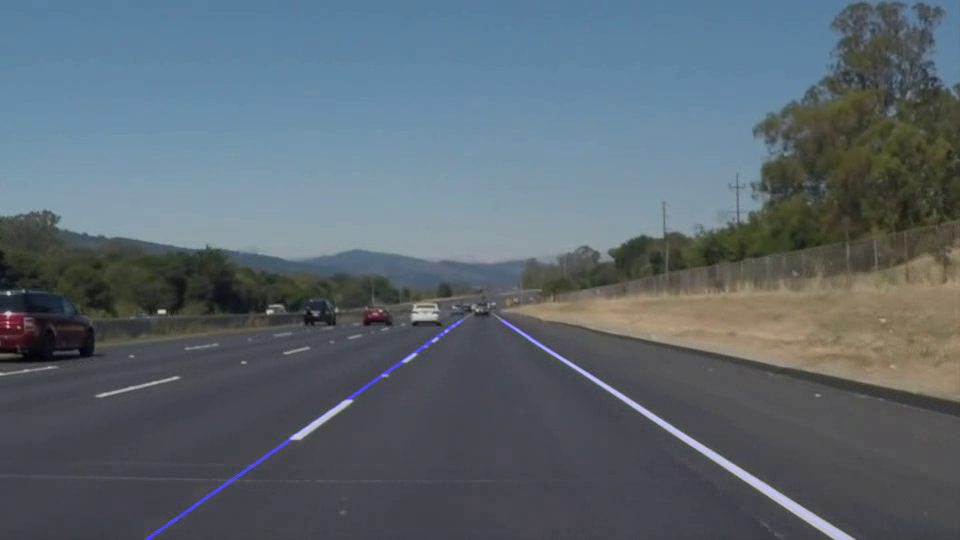
#> input picture frame 21 of test_videos_output/solidWhiteRight.mp4, 960 x 540 px
$ jupyter execute --allow-errors P1.ipynb   (shell and % lines are left out)
#> lines starting #> are read from the running program, lines starting #| are printed output that depends on the picture; after the words box and inside, x2 and y2 are one past the last pixel; in counts of white or black regions, pixels touching at a corner belong together
[cell 1]
import math

def grayscale(img):
    """Applies the Grayscale transform
    This will return an image with only one color channel
    but NOTE: to see the returned image as grayscale
    (assuming your grayscaled image is called 'gray')
    you should call plt.imshow(gray, cmap='gray')"""
    return cv2.cvtColor(img, cv2.COLOR_RGB2GRAY)
    # Or use BGR2GRAY if you read an image with cv2.imread()
    # return cv2.cvtColor(img, cv2.COLOR_BGR2GRAY)

def canny(img, low_threshold, high_threshold):
    """Applies the Canny transform"""
    return cv2.Canny(img, low_threshold, high_threshold)

def gaussian_blur(img, kernel_size):
    """Applies a Gaussian Noise kernel"""
    return cv2.GaussianBlur(img, (kernel_size, kernel_size), 0)

def region_of_interest(img, vertices):
    """
    Applies an image mask.

    Only keeps the region of the image defined by the polygon
    formed from `vertices`. The rest of the image is set to black.
    """
    #defining a blank mask to start with
    mask = np.zeros_like(img)

    #defining a 3 channel or 1 channel color to fill the mask with depending on the input image
    if len(img.shape) > 2:
        channel_count = img.shape[2]  # i.e. 3 or 4 depending on your image
        ignore_mask_color = (255,) * channel_count
    else:
        ignore_mask_color = 255

    #filling pixels inside the polygon defined by "vertices" with the fill color
    cv2.fillPoly(mask, vertices, ignore_mask_color)

    #returning the image only where mask pixels are nonzero
    masked_image = cv2.bitwise_and(img, mask)
    return masked_image


# [20 lines left out: function draw_linesOriginal, not called in this run]

def draw_lines(img, lines, color=[255, 0, 0], thickness=2):
    """
    NOTE: this is the function you might want to use as a starting point once you want to
    average/extrapolate the line segments you detect to map out the full
    extent of the lane (going from the result shown in raw-lines-example.mp4
    to that shown in P1_example.mp4).

    Think about things like separating line segments by their
    slope ((y2-y1)/(x2-x1)) to decide which segments are part of the left
    line vs. the right line.  Then, you can average the position of each of
    the lines and extrapolate to the top and bottom of the lane.

    This function draws `lines` with `color` and `thickness`.
    Lines are drawn on the image inplace (mutates the image).
    If you want to make the lines semi-transparent, think about combining
    this function with the weighted_img() function below
    """
    min_y = 320
    global Prev_Frame_Lines
    global Prev_right
    global Prev_left

    for line in lines:
        for x1,y1,x2,y2 in line:
            LeftLine, RightLine = getLeftRightLineParams(lines)
            Prev_right = RightLine
            Prev_left = LeftLine

    left_line_slope, left_line_intercept,\
    right_line_slope,right_line_intercept = \
    averageofParams(LeftLine, RightLine)

    if not Prev_Frame_Lines:
        pass
    else:
        left_line_slope, left_line_intercept,\
        right_line_slope,right_line_intercept= \
        jitterReduction(left_line_slope, left_line_intercept,right_line_slope,right_line_intercept)

    Prev_Frame_Lines= tuple(((left_line_slope, left_line_intercept), (right_line_slope, right_line_intercept)))


    img_shape = img.shape
    left_y1 = img_shape[0]
    left_x1 = int((left_y1 - left_line_intercept) / left_line_slope)

    left_y2 = min_y
    left_x2 = int((left_y2 - left_line_intercept) / left_line_slope)

    right_y1 = img_shape[0]
    right_x1 = int((right_y1 - right_line_intercept) / right_line_slope)

    right_y2 = min_y
    right_x2 = int((right_y2 - right_line_intercept) / right_line_slope)

    cv2.line(img, (left_x1, left_y1), (left_x2, left_y2), color, thickness)
    cv2.line(img, (right_x1, right_y1), (right_x2, right_y2), color, thickness)


def hough_lines(img, rho, theta, threshold, min_line_len, max_line_gap):
    """
    `img` should be the output of a Canny transform.

    Returns an image with hough lines drawn.
    """
    lines = cv2.HoughLinesP(img, rho, theta, threshold, np.array([]), minLineLength=min_line_len, maxLineGap=max_line_gap)
    line_img = np.zeros((img.shape[0], img.shape[1], 3), dtype=np.uint8)
    draw_lines(line_img, lines)
    return line_img

# Python 3 has support for cool math symbols.

def weighted_img(img, initial_img, α=0.8, β=1., λ=0.):
    """
    `img` is the output of the hough_lines(), An image with lines drawn on it.
    Should be a blank image (all black) with lines drawn on it.

    `initial_img` should be the image before any processing.

    The result image is computed as follows:

    initial_img * α + img * β + λ
    NOTE: initial_img and img must be the same shape!
    """
    return cv2.addWeighted(initial_img, α, img, β, λ)

# Self-Driving Car Engineer Nanodegree

## Project: **Finding Lane Lines on the Road**
***
In this project, you will use the tools you learned about in the lesson to identify lane lines on the road.  You can develop your pipeline on a series of individual images, and later apply the result to a video stream (really just a series of images). Check out the video clip "raw-lines-example.mp4" (also contained in this repository) to see what the output should look like after using the helper functions below.

Once you have a result that looks roughly like "raw-lines-example.mp4", you'll need to get creative and try to average and/or extrapolate the line segments you've detected to map out the full extent of the lane lines.  You can see an example of the result you're going for in the video "P1_example.mp4".  Ultimately, you would like to draw just one line for the left side of the lane, and one for the right.

In addition to implementing code, there is a brief writeup to complete. The writeup should be completed in a separate file, which can be either a markdown file or a pdf document. There is a [write up template](https://github.com/udacity/CarND-LaneLines-P1/blob/master/writeup_template.md) that can be used to guide the writing process. Completing both the code in the Ipython notebook and the writeup template will cover all of the [rubric points](https://review.udacity.com/#!/rubrics/322/view) for this project.

---
Let's have a look at our first image called 'test_images/solidWhiteRight.jpg'.  Run the 2 cells below (hit Shift-Enter or the "play" button above) to display the image.

**Note: If, at any point, you encounter frozen display windows or other confounding issues, you can always start again with a clean slate by going to the "Kernel" menu above and selecting "Restart & Clear Output".**

---

**The tools you have are color selection, region of interest selection, grayscaling, Gaussian smoothing, Canny Edge Detection and Hough Tranform line detection.  You  are also free to explore and try other techniques that were not presented in the lesson.  Your goal is piece together a pipeline to detect the line segments in the image, then average/extrapolate them and draw them onto the image for display (as below).  Once you have a working pipeline, try it out on the video stream below.**

---

<figure>

 <figcaption>
 <p></p>
 <p style="text-align: center;"> Your output should look something like this (above) after detecting line segments using the helper functions below </p>
 </figcaption>
</figure>
 <p></p>
<figure>

 <figcaption>
 <p></p>
 <p style="text-align: center;"> Your goal is to connect/average/extrapolate line segments to get output like this</p>
 </figcaption>
</figure>

**Run the cell below to import some packages.  If you get an `import error` for a package you've already installed, try changing your kernel (select the Kernel menu above --> Change Kernel).  Still have problems?  Try relaunching Jupyter Notebook from the terminal prompt.  Also, consult the forums for more troubleshooting tips.**

## Import Packages

[cell 2]
#importing some useful packages
import matplotlib.pyplot as plt
import matplotlib.image as mpimg
import numpy as np
import cv2
from os import listdir

## Read in an Image

#> (a cell that did not finish here is left out)

## Ideas for Lane Detection Pipeline

**Some OpenCV functions (beyond those introduced in the lesson) that might be useful for this project are:**

`cv2.inRange()` for color selection
`cv2.fillPoly()` for regions selection
`cv2.line()` to draw lines on an image given endpoints
`cv2.addWeighted()` to coadd / overlay two images
`cv2.cvtColor()` to grayscale or change color
`cv2.imwrite()` to output images to file
`cv2.bitwise_and()` to apply a mask to an image

**Check out the OpenCV documentation to learn about these and discover even more awesome functionality!**

## Helper Functions

Below are some helper functions to help get you started. They should look familiar from the lesson!

## Test Images

Build your pipeline to work on the images in the directory "test_images"
**You should make sure your pipeline works well on these images before you try the videos.**

[cell 4]
import os
#> (the rest of this cell did not finish here and is left out)

## Build a Lane Finding Pipeline

Build the pipeline and run your solution on all test_images. Make copies into the `test_images_output` directory, and you can use the images in your writeup report.

Try tuning the various parameters, especially the low and high Canny thresholds as well as the Hough lines parameters.

[cell 5]
# TODO: Build your pipeline that will draw lane lines on the test_images
# then save them to the test_images directory.
from IPython.display import HTML

# use it to save the image of any module
# [6 lines left out: function saveImage, not called in this run]


# In a video, we see that between frame to frame there is kind of jitter,
# we see that the lane lines detected, seems to vibrate and are not smooth
# from frame to frame.
# We try to take the average of the previous frame and current frame
# and give a weightage to the previous frame, to reduce this jitter
def jitterReduction(current_ll_slope, current_ll_intercept,current_rl_slope, current_rl_intercept):

    left_line_slope      = (0.75 * Prev_Frame_Lines[0][0])+(0.25 * current_ll_slope)
    left_line_intercept  = (0.75 * Prev_Frame_Lines[0][1])+(0.25 * current_ll_intercept)

    right_line_slope     = (0.75 * Prev_Frame_Lines[1][0])+(0.25 * current_rl_slope)
    right_line_intercept = (0.75 * Prev_Frame_Lines[1][1])+(0.25 * current_rl_intercept)

    return(left_line_slope, left_line_intercept,right_line_slope,right_line_intercept)

# This function is used to find the average slope, intercept and lenght
# The longer length lines are given more weightage
def averageofParams(left_line, right_line):

    left_line = np.array(left_line)
    left_line_slope = np.average(left_line[:, 0], weights=left_line[:, 2])
    left_line_intercept = np.average(left_line[:, 1], weights=left_line[:, 2])

    right_line = np.array(right_line)
    right_line_slope = np.average(right_line[:, 0], weights=right_line[:, 2])
    right_line_intercept = np.average(right_line[:, 1], weights=right_line[:, 2])

    return(left_line_slope, left_line_intercept,right_line_slope,right_line_intercept)

# get all the parameters of all the lines, provided by hough transform
# store the slope, intercept and lenth of all the lines
def getLeftRightLineParams(lines):
    left_line = []
    right_line = []
    for line in lines:
        for x1, y1, x2, y2 in line:
            slope = (y2 - y1) / (x2 - x1)
            if (0.4 < slope < 1.0) or (-1.0 < slope < -0.4):
                intercept = y1 - slope * x1
                length = math.sqrt((y2 - y1)**2.0 + (x2 - x1)**2.0)
                if slope > 0 :
                    left_line.append((slope, intercept, length))
                elif slope < 0:
                    right_line.append((slope, intercept, length))
            else:
                pass
    if not left_line:
        left_line = Prev_left
    else:
        pass

    if not right_line:
        right_line = Prev_right
    else:
        pass

    return(left_line, right_line)

# Conver to LAB Scale
def getLABMaskedImage(cur_img):
    # select the lower and upper threshold for white and yellow color

    white_lower = np.array([200, 120, 120])
    white_upper = np.array([255, 130, 140])
    yellow_lower = np.array([172, 125, 145])
    yellow_upper = np.array([211, 136, 207])

    # Convert to LAB scale
    labImg = cv2.cvtColor(cur_img, cv2.COLOR_BGR2LAB)

    # Extract the white and yellow mask from the LAB Image
    white_mask = cv2.inRange(labImg, white_lower, white_upper)
    yellow_mask = cv2.inRange(labImg, yellow_lower, yellow_upper)

    #Combine the above masks
    mask_combined = white_mask | yellow_mask

# [6 lines of commented-out code are left out]
    return labImg, cv2.bitwise_and(cur_img, cur_img, mask=mask_combined)

def processFrame(cur_img):

# TODO: Build your pipeline that will draw lane lines on the test_images
# then save them to the test_images directory.
    global framecnt
    # get hsv masked image
#    hsvMaskedImg = getHSVMaskedImage(cur_img)
    labimage, labMaskedImg = getLABMaskedImage(cur_img)
#    RGBMaskedImg = getRGBMaskedImage(cur_img)
    l= labimage[:,:,0]
    a= labimage[:,:,1]
    b= labimage[:,:,2]

    cur_imgGray = grayscale(labMaskedImg)

    #gaussian bluring
    kernel_size = 5
    cur_gaussianBlur = gaussian_blur(cur_imgGray, kernel_size)
    #Applying canny on the gaussian blured gray scale
    low_threshold = 50
    high_threshold = 150
    cur_imgCanny = canny(cur_gaussianBlur, low_threshold, high_threshold)

    # A quadilateral region of interest
    imshape = cur_img.shape
    vertices = np.array([[(0,imshape[0]),(450, 340), (520, 340), (imshape[1],imshape[0])]], dtype=np.int32)
    cur_imgMask = region_of_interest(cur_imgCanny, vertices)

    # Define the Hough transform parameters
    # Make a blank the same size as our image to draw on
    rho = 1 # distance resolution in pixels of the Hough grid
    theta = np.pi/180 # angular resolution in radians of the Hough grid
    threshold = 20     # minimum number of votes (intersections in Hough grid cell)
    min_line_length = 7 #minimum number of pixels making up a line
    max_line_gap = 5    # maximum gap in pixels between connectable line segments

    cur_lineImg = hough_lines(cur_imgMask, rho, theta, threshold, min_line_length, max_line_gap)
    cur_finalimg = weighted_img(cur_lineImg, cur_img, α=0.8, β=1., λ=0.)

    if(save):
        param = ([labMaskedImg, "LABCombined"],\
                 [l, "L"],\
                 [a, "A"],\
                 [b, "B"],\
                 [cur_imgGray,"Gray"],\
                 [cur_gaussianBlur, "blur"],\
                 [cur_imgCanny, "canny"],\
                 [cur_lineImg, "hough"],\
                 [cur_finalimg, "final"])

        saveImage(inputfile,framecnt, param)
        framecnt += 1
    else:
        pass

    return cur_finalimg

def videoReadWrite(video):

    # Create a VideoCapture object and read from input file
    # If the input is the camera, pass 0 instead of the video file name
    stringsplist1 = video.split('/')
    stringsplist2 = stringsplist1[1].split('.')

    cap = cv2.VideoCapture(video)


    # Check if camera opened successfully
    if (cap.isOpened()== False):
      print("Error opening video stream or file")

    # Default resolutions of the frame are obtained.The default resolutions are system dependent.
    # We convert the resolutions from float to integer.
    frame_width = int(cap.get(3))
    frame_height = int(cap.get(4))

    # Define the codec and create VideoWriter object.The output is stored in 'outpy.avi' file.
    out = cv2.VideoWriter("./test_videos_output/"+stringsplist2[0]+".mp4",cv2.VideoWriter_fourcc(*'MP4V'), 10, (frame_width,frame_height))

    # Read until video is completed
    while(cap.isOpened()):
      # Capture frame-by-frame
      ret, frame = cap.read()
      if ret == True:
          outFrame = processFrame(frame)
          out.write(outFrame)
      # Break the loop
      else:
        break

    # When everything done, release the video capture object
    cap.release()

    # Closes all the frames
    cv2.destroyAllWindows()

## Test on Videos

You know what's cooler than drawing lanes over images? Drawing lanes over video!

We can test our solution on two provided videos:

`solidWhiteRight.mp4`

`solidYellowLeft.mp4`

**Note: if you get an import error when you run the next cell, try changing your kernel (select the Kernel menu above --> Change Kernel). Still have problems? Try relaunching Jupyter Notebook from the terminal prompt. Also, consult the forums for more troubleshooting tips.**

**If you get an error that looks like this:**
```
NeedDownloadError: Need ffmpeg exe.
You can download it by calling:
imageio.plugins.ffmpeg.download()
```
**Follow the instructions in the error message and check out [this forum post](https://discussions.udacity.com/t/project-error-of-test-on-videos/274082) for more troubleshooting tips across operating systems.**

[cell 6]
# Import everything needed to edit/save/watch video clips
from moviepy.editor import VideoFileClip
from IPython.display import HTML

[cell 7]
# [6 lines left out: function process_image, not called in this run]

Let's try the one with the solid white lane on the right first ...

[cell 8]
white_output = 'test_videos_output/solidWhiteRight.mp4'
#> white_output = 'test_videos_output/solidWhiteRight.mp4'
## To speed up the testing process you may want to try your pipeline on a shorter subclip of the video
## To do so add .subclip(start_second,end_second) to the end of the line below
## Where start_second and end_second are integer values representing the start and end of the subclip
## You may also uncomment the following line for a subclip of the first 5 seconds
##clip1 = VideoFileClip("test_videos/solidWhiteRight.mp4").subclip(0,5)
#clip1 = VideoFileClip("test_videos/solidWhiteRight.mp4")
#white_clip = clip1.fl_image(processFrame) #NOTE: this function expects color images!!
#%time white_clip.write_videofile(white_output, audio=False)

save = 0

if(save):
    framecnt = 0
    inputfile = "test_videos/solidWhiteRight.jpg"
else:
    pass
Prev_Frame_Lines = []
Prev_right = []
Prev_left = []
videoReadWrite('test_videos/solidWhiteRight.mp4')
#> in videoReadWrite, frame is the input picture: shape (540, 960, 3); mean B, G, R 111.8, 103.1, 91.6
#> in getLABMaskedImage, `white_mask = cv2.inRange(labImg, white_lower, white_upper)`:
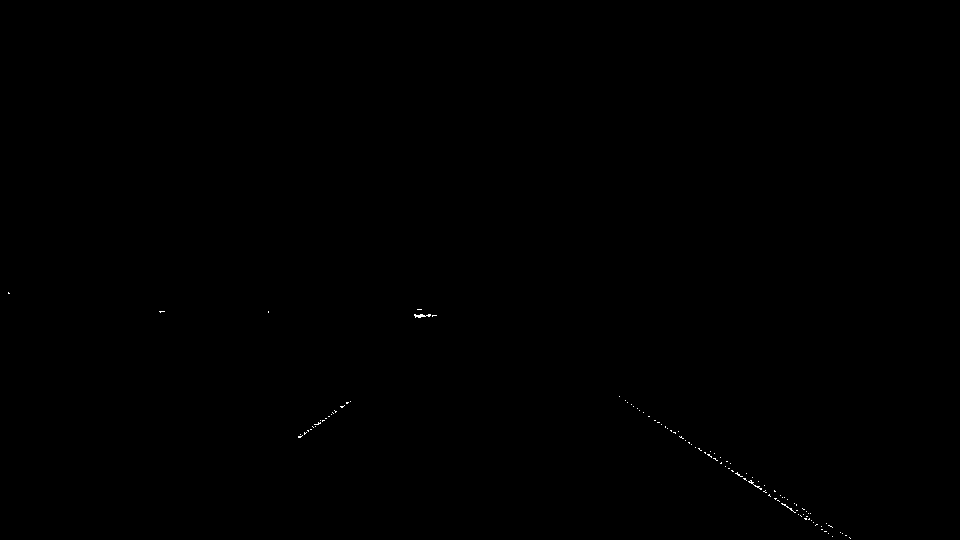
#> white_mask: shape (540, 960); 0.07% white in thin lines or dots, all inside (x1, y1, x2, y2) = (8, 292, 851, 539)
#> in getLABMaskedImage, `yellow_mask = cv2.inRange(labImg, yellow_lower, yellow_upper)`:
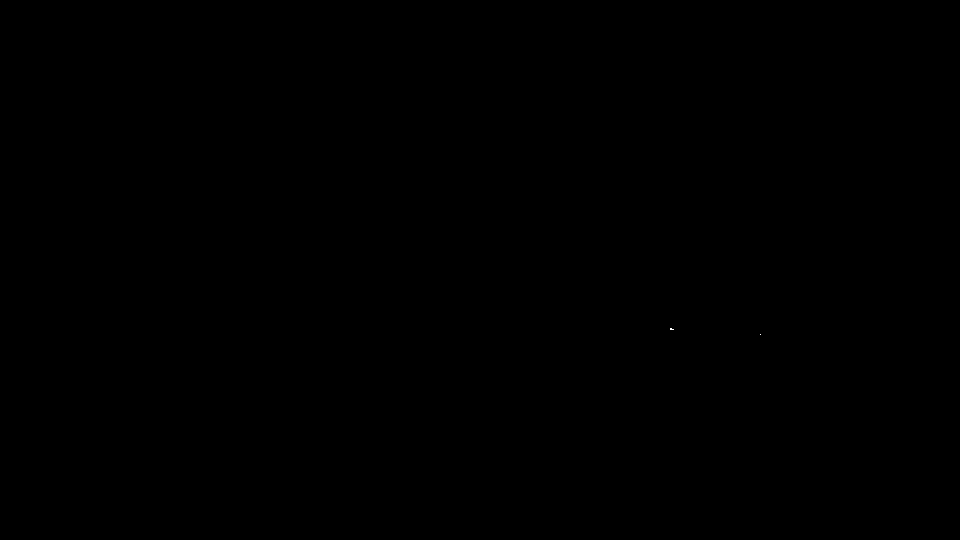
#> yellow_mask: shape (540, 960); 0% white in thin lines or dots, all inside (x1, y1, x2, y2) = (670, 328, 761, 335)
#> in processFrame, `l= labimage[:,:,0]`:
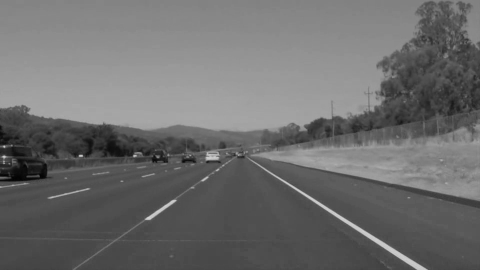
#> l: shape (540, 960) (shown at 1/2 size); min 2, max 214, mean 108.9
#> in processFrame, `a= labimage[:,:,1]`:
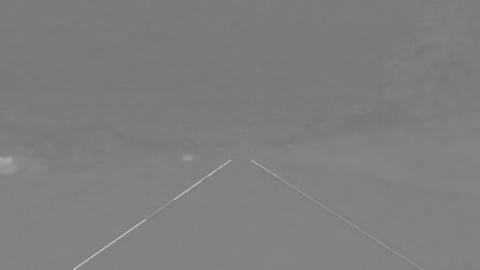
#> a: shape (540, 960) (shown at 1/2 size); min 117, max 191, mean 126.4
#> in canny, `return cv2.Canny(img, low_threshold, high_threshold)`:
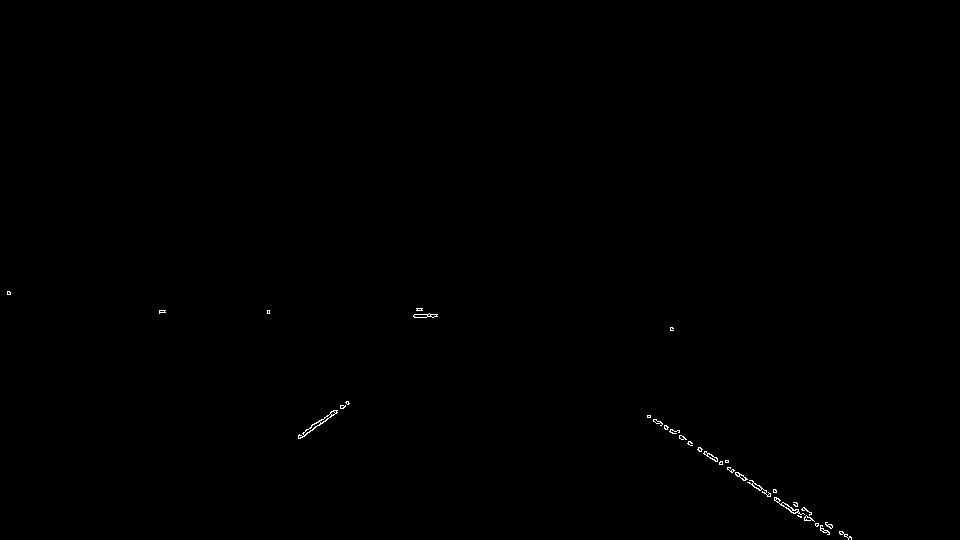
#> returned value: shape (540, 960); 0.16% white in thin lines or dots, all inside (x1, y1, x2, y2) = (7, 291, 852, 540)
#> (the rest of the program and of its run is left out)
